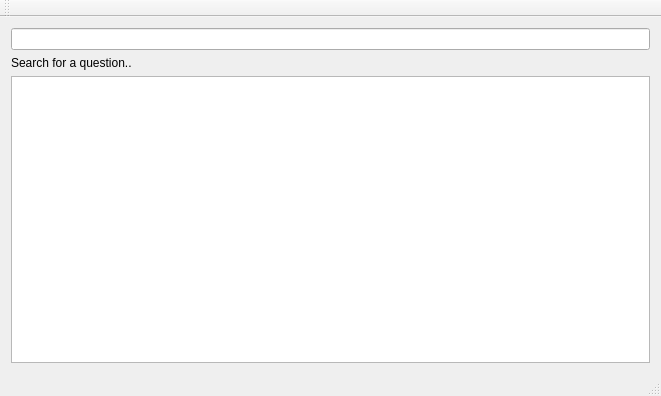
<?xml version="1.0" encoding="UTF-8"?>
<ui version="4.0">
 <class>MainWindow</class>
 <widget class="QMainWindow" name="MainWindow">
  <property name="geometry">
   <rect>
    <x>0</x>
    <y>0</y>
    <width>661</width>
    <height>396</height>
   </rect>
  </property>
  <property name="windowTitle">
   <string>MainWindow</string>
  </property>
  <widget class="QWidget" name="centralWidget">
   <layout class="QVBoxLayout" name="verticalLayout">
    <item>
     <widget class="QLineEdit" name="searchBox"/>
    </item>
    <item>
     <widget class="QLabel" name="bestQuestionLabel">
      <property name="text">
       <string>Search for a question..</string>
      </property>
     </widget>
    </item>
    <item>
     <widget class="QTableWidget" name="bestAnswersTable"/>
    </item>
   </layout>
  </widget>
  <widget class="QMenuBar" name="menuBar">
   <property name="geometry">
    <rect>
     <x>0</x>
     <y>0</y>
     <width>661</width>
     <height>22</height>
    </rect>
   </property>
  </widget>
  <widget class="QToolBar" name="mainToolBar">
   <attribute name="toolBarArea">
    <enum>TopToolBarArea</enum>
   </attribute>
   <attribute name="toolBarBreak">
    <bool>false</bool>
   </attribute>
  </widget>
  <widget class="QStatusBar" name="statusBar"/>
 </widget>
 <layoutdefault spacing="6" margin="11"/>
 <resources/>
 <connections/>
</ui>
